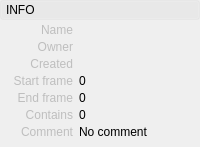
    <widget class="QFrame" name="infoToggleBox">
     <property name="styleSheet">
      <string notr="true"/>
     </property>
     <property name="frameShape">
      <enum>QFrame::NoFrame</enum>
     </property>
     <property name="frameShadow">
      <enum>QFrame::Plain</enum>
     </property>
     <layout class="QVBoxLayout" name="verticalLayout_3">
      <property name="spacing">
       <number>0</number>
      </property>
      <property name="margin">
       <number>0</number>
      </property>
      <item>
       <widget class="QFrame" name="infoToggleBoxHeading">
        <property name="styleSheet">
         <string notr="true"/>
        </property>
        <property name="frameShape">
         <enum>QFrame::NoFrame</enum>
        </property>
        <property name="frameShadow">
         <enum>QFrame::Plain</enum>
        </property>
        <layout class="QVBoxLayout" name="verticalLayout_5">
         <property name="spacing">
          <number>0</number>
         </property>
         <property name="margin">
          <number>0</number>
         </property>
         <item>
          <widget class="QPushButton" name="infoToggleBoxButton">
           <property name="minimumSize">
            <size>
             <width>0</width>
             <height>20</height>
            </size>
           </property>
           <property name="styleSheet">
            <string notr="true">
QPushButton {
	Text-align: left;
	padding-left: 5px;
}

QPushButton:Checked {
	background-color: rgb(255,255,255,25);
}

QPushButton:!Checked {
	background-color: rgb(255,255,255,10);
}</string>
           </property>
           <property name="text">
            <string>INFO</string>
           </property>
           <property name="checkable">
            <bool>true</bool>
           </property>
           <property name="checked">
            <bool>true</bool>
           </property>
           <property name="flat">
            <bool>true</bool>
           </property>
          </widget>
         </item>
        </layout>
       </widget>
      </item>
      <item>
       <widget class="QFrame" name="infoToggleBoxFrame">
        <property name="styleSheet">
         <string notr="true"/>
        </property>
        <property name="frameShape">
         <enum>QFrame::NoFrame</enum>
        </property>
        <property name="frameShadow">
         <enum>QFrame::Plain</enum>
        </property>
        <layout class="QVBoxLayout" name="verticalLayout_9">
         <property name="spacing">
          <number>3</number>
         </property>
         <property name="leftMargin">
          <number>0</number>
         </property>
         <property name="topMargin">
          <number>3</number>
         </property>
         <property name="rightMargin">
          <number>0</number>
         </property>
         <property name="bottomMargin">
          <number>3</number>
         </property>
         <item>
          <layout class="QHBoxLayout" name="horizontalLayout_10">
           <property name="spacing">
            <number>6</number>
           </property>
           <item>
            <widget class="QLabel" name="label_7">
             <property name="enabled">
              <bool>false</bool>
             </property>
             <property name="sizePolicy">
              <sizepolicy hsizetype="Preferred" vsizetype="Preferred">
               <horstretch>6</horstretch>
               <verstretch>0</verstretch>
              </sizepolicy>
             </property>
             <property name="minimumSize">
              <size>
               <width>70</width>
               <height>13</height>
              </size>
             </property>
             <property name="maximumSize">
              <size>
               <width>16777215</width>
               <height>16777215</height>
              </size>
             </property>
             <property name="text">
              <string>Name</string>
             </property>
             <property name="alignment">
              <set>Qt::AlignRight|Qt::AlignTrailing|Qt::AlignVCenter</set>
             </property>
            </widget>
           </item>
           <item>
            <widget class="QLabel" name="name">
             <property name="enabled">
              <bool>true</bool>
             </property>
             <property name="sizePolicy">
              <sizepolicy hsizetype="Expanding" vsizetype="Preferred">
               <horstretch>10</horstretch>
               <verstretch>0</verstretch>
              </sizepolicy>
             </property>
             <property name="minimumSize">
              <size>
               <width>0</width>
               <height>1</height>
              </size>
             </property>
             <property name="text">
              <string/>
             </property>
             <property name="alignment">
              <set>Qt::AlignLeading|Qt::AlignLeft|Qt::AlignVCenter</set>
             </property>
             <property name="textInteractionFlags">
              <set>Qt::LinksAccessibleByMouse|Qt::TextSelectableByMouse</set>
             </property>
            </widget>
           </item>
          </layout>
         </item>
         <item>
          <layout class="QHBoxLayout" name="horizontalLayout_9">
           <property name="spacing">
            <number>6</number>
           </property>
           <property name="topMargin">
            <number>0</number>
           </property>
           <item>
            <widget class="QLabel" name="label_13">
             <property name="enabled">
              <bool>false</bool>
             </property>
             <property name="sizePolicy">
              <sizepolicy hsizetype="Preferred" vsizetype="Preferred">
               <horstretch>6</horstretch>
               <verstretch>0</verstretch>
              </sizepolicy>
             </property>
             <property name="minimumSize">
              <size>
               <width>70</width>
               <height>13</height>
              </size>
             </property>
             <property name="maximumSize">
              <size>
               <width>16777215</width>
               <height>500</height>
              </size>
             </property>
             <property name="text">
              <string>Owner</string>
             </property>
             <property name="alignment">
              <set>Qt::AlignRight|Qt::AlignTop|Qt::AlignTrailing</set>
             </property>
            </widget>
           </item>
           <item>
            <widget class="QLabel" name="owner">
             <property name="enabled">
              <bool>true</bool>
             </property>
             <property name="sizePolicy">
              <sizepolicy hsizetype="Expanding" vsizetype="Preferred">
               <horstretch>10</horstretch>
               <verstretch>0</verstretch>
              </sizepolicy>
             </property>
             <property name="minimumSize">
              <size>
               <width>0</width>
               <height>0</height>
              </size>
             </property>
             <property name="maximumSize">
              <size>
               <width>16777215</width>
               <height>16777215</height>
              </size>
             </property>
             <property name="styleSheet">
              <string notr="true"/>
             </property>
             <property name="text">
              <string/>
             </property>
             <property name="alignment">
              <set>Qt::AlignLeading|Qt::AlignLeft|Qt::AlignTop</set>
             </property>
             <property name="wordWrap">
              <bool>true</bool>
             </property>
             <property name="textInteractionFlags">
              <set>Qt::LinksAccessibleByMouse|Qt::TextSelectableByMouse</set>
             </property>
            </widget>
           </item>
          </layout>
         </item>
         <item>
          <layout class="QHBoxLayout" name="horizontalLayout_11">
           <property name="spacing">
            <number>6</number>
           </property>
           <property name="topMargin">
            <number>0</number>
           </property>
           <item>
            <widget class="QLabel" name="label_14">
             <property name="enabled">
              <bool>false</bool>
             </property>
             <property name="sizePolicy">
              <sizepolicy hsizetype="Preferred" vsizetype="Preferred">
               <horstretch>6</horstretch>
               <verstretch>0</verstretch>
              </sizepolicy>
             </property>
             <property name="minimumSize">
              <size>
               <width>70</width>
               <height>13</height>
              </size>
             </property>
             <property name="maximumSize">
              <size>
               <width>16777215</width>
               <height>500</height>
              </size>
             </property>
             <property name="text">
              <string>Created</string>
             </property>
             <property name="alignment">
              <set>Qt::AlignRight|Qt::AlignTop|Qt::AlignTrailing</set>
             </property>
            </widget>
           </item>
           <item>
            <widget class="QLabel" name="created">
             <property name="enabled">
              <bool>true</bool>
             </property>
             <property name="sizePolicy">
              <sizepolicy hsizetype="Expanding" vsizetype="Preferred">
               <horstretch>10</horstretch>
               <verstretch>0</verstretch>
              </sizepolicy>
             </property>
             <property name="minimumSize">
              <size>
               <width>0</width>
               <height>0</height>
              </size>
             </property>
             <property name="maximumSize">
              <size>
               <width>16777215</width>
               <height>16777215</height>
              </size>
             </property>
             <property name="styleSheet">
              <string notr="true"/>
             </property>
             <property name="text">
              <string/>
             </property>
             <property name="alignment">
              <set>Qt::AlignLeading|Qt::AlignLeft|Qt::AlignTop</set>
             </property>
             <property name="wordWrap">
              <bool>true</bool>
             </property>
            </widget>
           </item>
          </layout>
         </item>
         <item>
          <layout class="QHBoxLayout" name="horizontalLayout_29">
           <property name="spacing">
            <number>6</number>
           </property>
           <property name="topMargin">
            <number>0</number>
           </property>
           <item>
            <widget class="QLabel" name="scene_dur_start_label_2">
             <property name="enabled">
              <bool>false</bool>
             </property>
             <property name="sizePolicy">
              <sizepolicy hsizetype="Preferred" vsizetype="Preferred">
               <horstretch>6</horstretch>
               <verstretch>0</verstretch>
              </sizepolicy>
             </property>
             <property name="minimumSize">
              <size>
               <width>70</width>
               <height>13</height>
              </size>
             </property>
             <property name="maximumSize">
              <size>
               <width>16777215</width>
               <height>16777215</height>
              </size>
             </property>
             <property name="text">
              <string>Start frame</string>
             </property>
             <property name="alignment">
              <set>Qt::AlignRight|Qt::AlignTop|Qt::AlignTrailing</set>
             </property>
            </widget>
           </item>
           <item>
            <widget class="QLabel" name="start">
             <property name="enabled">
              <bool>true</bool>
             </property>
             <property name="sizePolicy">
              <sizepolicy hsizetype="Expanding" vsizetype="Preferred">
               <horstretch>10</horstretch>
               <verstretch>0</verstretch>
              </sizepolicy>
             </property>
             <property name="text">
              <string>0</string>
             </property>
            </widget>
           </item>
          </layout>
         </item>
         <item>
          <layout class="QHBoxLayout" name="horizontalLayout_30">
           <property name="spacing">
            <number>6</number>
           </property>
           <property name="topMargin">
            <number>0</number>
           </property>
           <item>
            <widget class="QLabel" name="scene_dur_end_label_2">
             <property name="enabled">
              <bool>false</bool>
             </property>
             <property name="sizePolicy">
              <sizepolicy hsizetype="Preferred" vsizetype="Preferred">
               <horstretch>6</horstretch>
               <verstretch>0</verstretch>
              </sizepolicy>
             </property>
             <property name="minimumSize">
              <size>
               <width>70</width>
               <height>13</height>
              </size>
             </property>
             <property name="maximumSize">
              <size>
               <width>16777215</width>
               <height>16777215</height>
              </size>
             </property>
             <property name="text">
              <string>End frame</string>
             </property>
             <property name="alignment">
              <set>Qt::AlignRight|Qt::AlignTop|Qt::AlignTrailing</set>
             </property>
            </widget>
           </item>
           <item>
            <widget class="QLabel" name="end">
             <property name="enabled">
              <bool>true</bool>
             </property>
             <property name="sizePolicy">
              <sizepolicy hsizetype="Expanding" vsizetype="Preferred">
               <horstretch>10</horstretch>
               <verstretch>0</verstretch>
              </sizepolicy>
             </property>
             <property name="text">
              <string>0</string>
             </property>
             <property name="alignment">
              <set>Qt::AlignLeading|Qt::AlignLeft|Qt::AlignTop</set>
             </property>
            </widget>
           </item>
          </layout>
         </item>
         <item>
          <layout class="QHBoxLayout" name="horizontalLayout_32">
           <property name="spacing">
            <number>6</number>
           </property>
           <property name="topMargin">
            <number>0</number>
           </property>
           <item>
            <widget class="QLabel" name="scene_dur_end_label_3">
             <property name="enabled">
              <bool>false</bool>
             </property>
             <property name="sizePolicy">
              <sizepolicy hsizetype="Preferred" vsizetype="Preferred">
               <horstretch>6</horstretch>
               <verstretch>0</verstretch>
              </sizepolicy>
             </property>
             <property name="minimumSize">
              <size>
               <width>70</width>
               <height>13</height>
              </size>
             </property>
             <property name="maximumSize">
              <size>
               <width>16777215</width>
               <height>16777215</height>
              </size>
             </property>
             <property name="text">
              <string>Contains</string>
             </property>
             <property name="alignment">
              <set>Qt::AlignRight|Qt::AlignTop|Qt::AlignTrailing</set>
             </property>
            </widget>
           </item>
           <item>
            <widget class="QLabel" name="contains">
             <property name="enabled">
              <bool>true</bool>
             </property>
             <property name="sizePolicy">
              <sizepolicy hsizetype="Expanding" vsizetype="Preferred">
               <horstretch>10</horstretch>
               <verstretch>0</verstretch>
              </sizepolicy>
             </property>
             <property name="text">
              <string>0</string>
             </property>
             <property name="alignment">
              <set>Qt::AlignLeading|Qt::AlignLeft|Qt::AlignTop</set>
             </property>
            </widget>
           </item>
          </layout>
         </item>
         <item>
          <layout class="QHBoxLayout" name="horizontalLayout_18">
           <property name="spacing">
            <number>6</number>
           </property>
           <property name="topMargin">
            <number>0</number>
           </property>
           <property name="bottomMargin">
            <number>5</number>
           </property>
           <item>
            <widget class="QLabel" name="label_11">
             <property name="enabled">
              <bool>false</bool>
             </property>
             <property name="sizePolicy">
              <sizepolicy hsizetype="Preferred" vsizetype="Preferred">
               <horstretch>6</horstretch>
               <verstretch>0</verstretch>
              </sizepolicy>
             </property>
             <property name="minimumSize">
              <size>
               <width>70</width>
               <height>0</height>
              </size>
             </property>
             <property name="maximumSize">
              <size>
               <width>16777215</width>
               <height>50</height>
              </size>
             </property>
             <property name="text">
              <string>Comment</string>
             </property>
             <property name="alignment">
              <set>Qt::AlignRight|Qt::AlignTop|Qt::AlignTrailing</set>
             </property>
            </widget>
           </item>
           <item>
            <widget class="QLabel" name="comment">
             <property name="enabled">
              <bool>true</bool>
             </property>
             <property name="sizePolicy">
              <sizepolicy hsizetype="Expanding" vsizetype="Preferred">
               <horstretch>10</horstretch>
               <verstretch>0</verstretch>
              </sizepolicy>
             </property>
             <property name="minimumSize">
              <size>
               <width>0</width>
               <height>0</height>
              </size>
             </property>
             <property name="maximumSize">
              <size>
               <width>16777215</width>
               <height>50</height>
              </size>
             </property>
             <property name="styleSheet">
              <string notr="true"/>
             </property>
             <property name="text">
              <string>No comment</string>
             </property>
             <property name="alignment">
              <set>Qt::AlignLeading|Qt::AlignLeft|Qt::AlignTop</set>
             </property>
             <property name="wordWrap">
              <bool>true</bool>
             </property>
             <property name="textInteractionFlags">
              <set>Qt::LinksAccessibleByMouse|Qt::TextSelectableByMouse</set>
             </property>
            </widget>
           </item>
          </layout>
         </item>
        </layout>
       </widget>
      </item>
     </layout>
    </widget>
